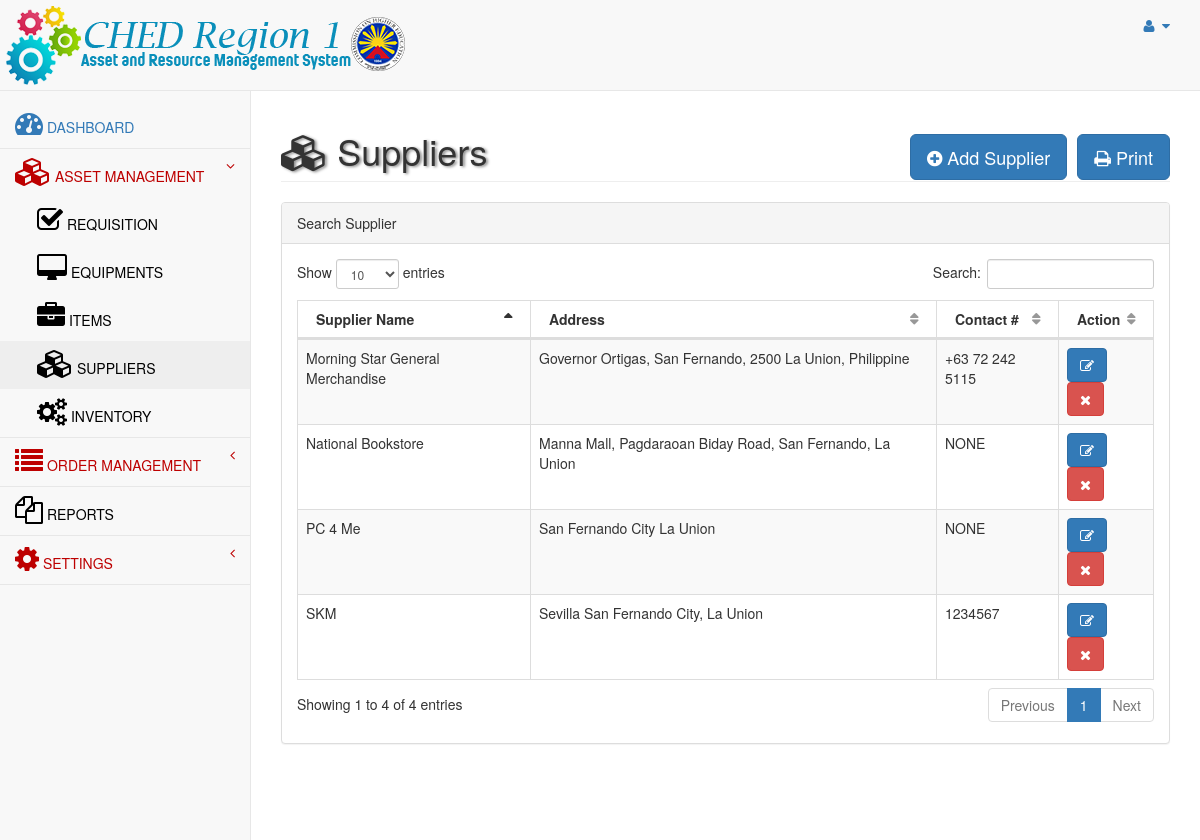
/admin/suppliers.php, run on an earlier commit of the app's database.
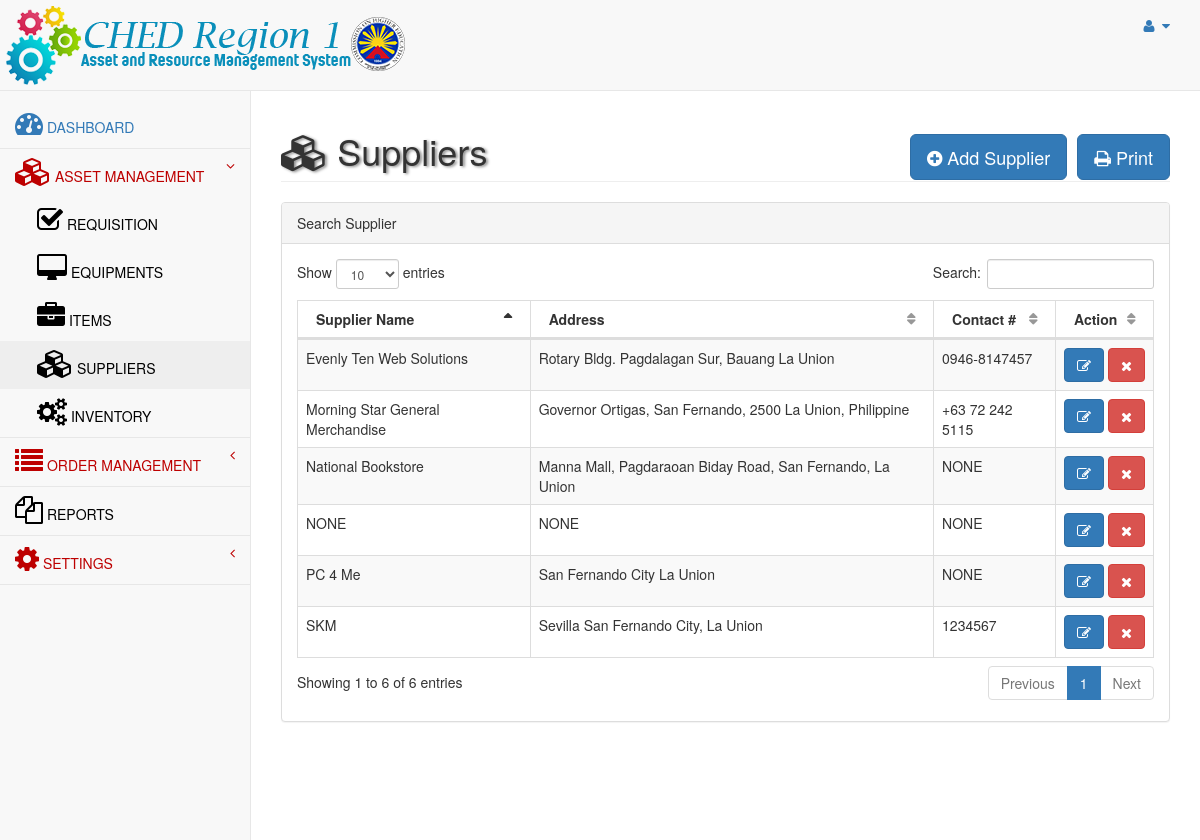
And on a later commit of the database.
### tables this page shows
CREATE TABLE `suppliers` (
  `supplierID` bigint(20) NOT NULL AUTO_INCREMENT,
  `supName` varchar(100) NOT NULL,
  `address` varchar(150) NOT NULL DEFAULT 'NONE',
  `contactNo` varchar(30) NOT NULL DEFAULT 'NONE',
  `TIN` varchar(20) NOT NULL DEFAULT 'NONE',
  PRIMARY KEY (`supplierID`)
);

### admin/include/functions.php (called while the page is built, shortened)
<?php
function selectListSQL($q){
	$conn = dbConnect();
	$stmt = $conn->prepare($q);
	$stmt->execute();
	$rows = $stmt->fetchAll();
	return $rows;
}
?>

### admin/suppliers.php (the view, shortened to what this page needs)
<?php
include('header.php');
?>
<div id="page-wrapper">
            <div class="row">
                <div class="col-lg-12">
                    <h1 class="page-header"><i class="fa fa-cubes fa-1x"></i> Suppliers
						<div class="pull-right">
							<button id="addsupplierbutton" class="btn btn-primary btn-lg" data-toggle="modal" data-target="#addSupplier">
                                <i class="fa fa-plus-circle"></i> Add Supplier
                            </button>
                             <button class="btn btn-primary btn-lg" data-toggle="modal" data-target="#addItem">
                                <i class="fa fa-print"></i> Print
                            </button>
                         </div>
					</h1>
                </div>
            </div>
            <div class="row">
								<div class="col-lg-12">
								<div class="panel panel-default">
											<div class="panel-heading">
											   Search Supplier
											</div>
								<div class="panel-body">
												<div class="dataTable_wrapper">
													<table class="table table-striped table-bordered table-hover" id="dataTables-example">
														<thead>
															<tr>
																<th>Supplier Name</th>
																<th>Address</th>
																<th>Contact #</th>
																<th>Action</th>
															</tr>
														</thead>
														<tbody>
					<?php
						include_once("include/functions.php");
						$supplierlist = selectListSQL("SELECT * FROM suppliers ORDER BY supplierid DESC");
						foreach ($supplierlist as $rows => $link) {
							$supplierid = $link['supplierID'];
							$suppliername = $link['supName'];
							$address = $link['address'];
							$contactno = $link['contactNo'];
							echo "<tr class='odd gradeX'>";
							echo "<td>$suppliername</td>";
							echo "<td>$address</td>";
							echo "<td>$contactno</td>";
							echo "<td class='center'>
								<button class='btn btn-primary' onClick='editsupplier($supplierid)'  data-toggle='modal' data-target='#addSupplier'><i class='fa fa-edit'></i></button>
								<button class='btn btn-danger notification' id='notification' onClick='deletesupplier($supplierid)'><i class='fa fa-times'></i></button>
							</td>";
							echo "</tr>";
						}
						?>
														</tbody>
													</table>
												</div>
											</div>
											</div>
											</div>
											</div>
        </div>
    </div>
<?php
include('footer.php');
?>

What changed in the data, as far as the page shows it:
added suppliers: supName "Evenly Ten Web Solutions", address "Rotary Bldg. Pagdalagan Sur, Bauang La Union", contactNo "0946-8147457"
added suppliers: supName "NONE", address "NONE", contactNo "NONE"
Also different on the page:
text written by a page script: "Show entries Search: Showing 1 to 4 of 4 entries Previous 1 Next" → "Show entries Search: Showing 1 to 6 of 6 entries Previous 1 Next"
